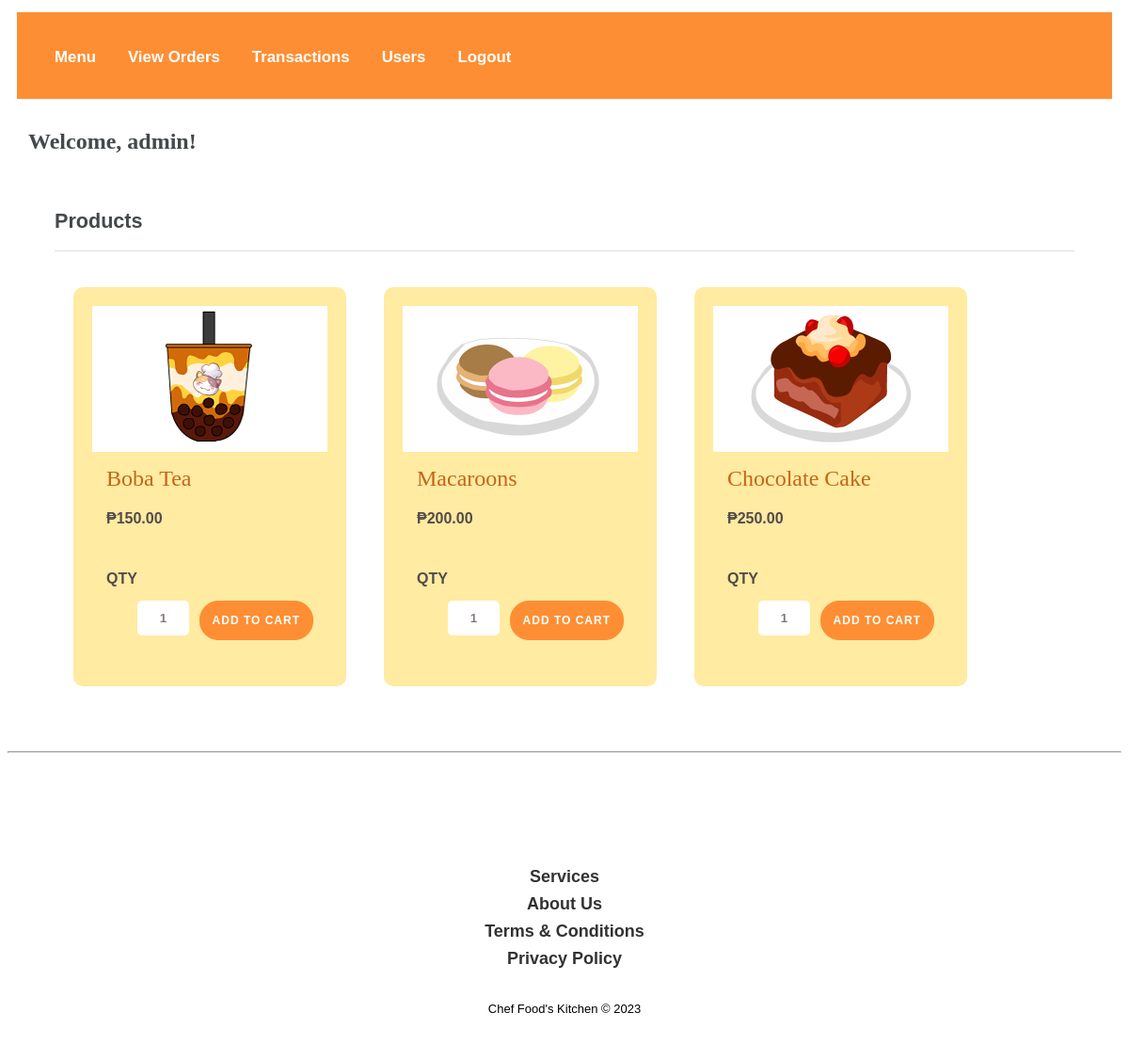
Screenshot of /user.php (signed in) with the database file from the repository.
### tables this page shows
CREATE TABLE `tblproduct` (
  `id` int(8) NOT NULL,
  `name` varchar(255) NOT NULL,
  `code` varchar(255) NOT NULL,
  `image` text NOT NULL,
  `price` double(10,2) NOT NULL,
  `item_status` varchar(255) DEFAULT NULL
);

### php/dbcontroller.php (called while the page is built, shortened)
<?php
class DBController {
	private $host = "localhost";
	private $user = "root";
	private $password = "";
	private $database = "testing";
	private $conn;
	function __construct() {
		$this->conn = $this->connectDB();
	}
	function connectDB() {
		$conn = mysqli_connect($this->host,$this->user,$this->password,$this->database);
		return $conn;
	}
	function runQuery($query) {
		$result = mysqli_query($this->conn,$query);
		while($row=mysqli_fetch_assoc($result)) {
			$resultset[] = $row;
		}
		if(!empty($resultset))
			return $resultset;
	}
}
?>

### php/addItems.php (called while the page is built, shortened)
<?php
require_once("php/dbcontroller.php");
$db_handle = new DBController();
?>

### user.php (the view, shortened to what this page needs)
<?php
include('php/addItems.php');
?>
<html>
<head>
	<link rel="stylesheet" href="https://cdnjs.cloudflare.com/ajax/libs/ionicons/2.0.1/css/ionicons.min.css">
</head>
<body>
	<div class="container">
		<?php include('php/nav.php') ?><br><br>
		<div class="titletxt">&nbsp;&nbsp;Welcome, <?php echo $_SESSION['username']; ?>!</div>
		<div id="product-grid">
			<div class="txt-heading">
				<h1>Products</h1>
			</div>
			<?php
			$product_array = $db_handle->runQuery("SELECT * FROM tblproduct ORDER BY id ASC");
			if (!empty($product_array)) {
				foreach ($product_array as $key => $value) {
					if ($product_array[$key]['item_status'] == 'Enabled') {
			?>
						<div class="product-item">
							<form method="post" action="user.php?action=add&code=<?php echo $product_array[$key]["code"]; ?>">
								<div class="product-image"><img src="<?php echo $product_array[$key]["image"]; ?>"></div>
								<div class="product-tile-footer">
									<div class="product-title"><?php echo $product_array[$key]["name"]; ?></div>
									<div class="product-price"><?php echo "₱" . $product_array[$key]["price"]; ?></div><br><br><br>
									<div class="product-price">
										<p>QTY</p>
									</div><br><br><br>
									<div class="cart-action"><input type="text" name="quantity" value="1" size="2" class="product-quantity" /><input type="submit" class="buttoncart" name="addToCart" value="Add to Cart" class="btnAddAction" /></div>
							</form>
						</div>
		</div>
<?php
					}
				}
			}
?>
	<br><br>
	<hr>
	<div class="footer-basic">
		<footer>
			<div class="social"><a href="#"></a><a href="#"></a><a href="#"></a><a href="#"></a></div>
			<ul class="list-inline">
				<li class="list-inline-item"><a href="#"><b>Services</a></li>
				<li class="list-inline-item"><a href="#">About Us</a></li>
				<li class="list-inline-item"><a href="#">Terms & Conditions</a></li>
				<li class="list-inline-item"><a href="#">Privacy Policy</b></a></li>
			</ul>
			<br>
			<p class="copyright">Chef Food's Kitchen © 2023</p>
		</footer>
	</div>
</body>
</html>

### rows the page displays
tblproduct: image (picture), name "Boba Tea", price "150.00"
tblproduct: image (picture), name "Macaroons", price "200.00"
tblproduct: image (picture), name "Chocolate Cake", price "250.00"

### other values shown
$_SESSION['username'] "admin"
